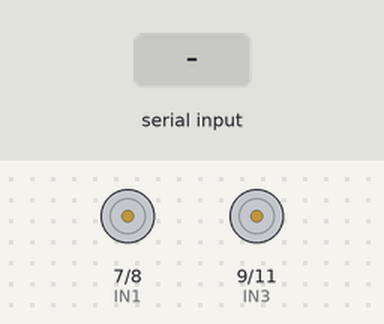
This sketch was run on a simulated Arduino Uno, built with avr-gcc and run on an emulated ATmega328P. Parts: motor-driver pin pairs drawn as motors (green arrow = first pin HIGH = forward, orange = second pin HIGH = backward, longer = more drive, scaled by the enable pin). The inputs (shaded band) are chosen by the test bench.

Above: at 3.2 s.
3.3 s: "90,45\n" received over Serial
At 3.7 s:
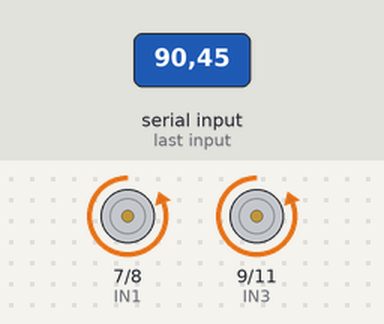
5.8 s: "30,150\n" received over Serial
At 6.6 s:
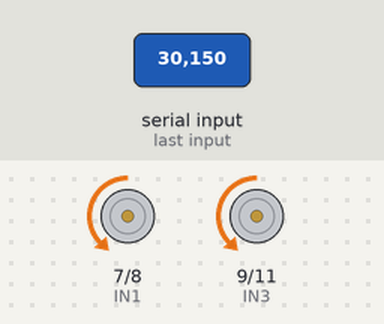
8.3 s: "200\n" received over Serial
At 8.7 s:
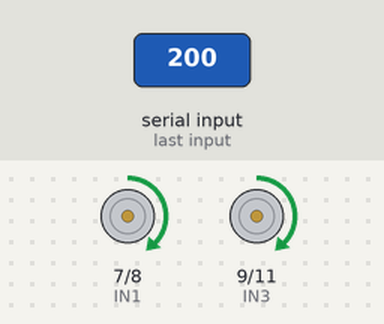
Timing chart, 0 to 11.3 s (numbered marks = the images above; inputs shaded):
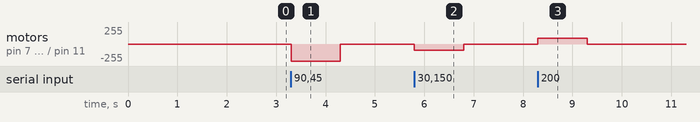

Measured:
- after the input at 3.3 s, motor on pin 7 (IN1) / pin 8 (IN2), motor on pin 9 (IN3) / pin 11 (IN4): stopped → backward 255/255 at once, → stopped 1.0 s later
- after the input at 5.8 s, motor on pin 7 (IN1) / pin 8 (IN2), motor on pin 9 (IN3) / pin 11 (IN4): stopped → backward 90/255 at once, → stopped 1.0 s later
- after the input at 8.3 s, motor on pin 7 (IN1) / pin 8 (IN2), motor on pin 9 (IN3) / pin 11 (IN4): stopped → forward 90/255 at once, → stopped 1.0 s later

The sketch:

ArduinoMain.ino
```cpp
//ArduinoMain - By: Zack Perry - Fri April 10, 2020

#include <AutoPID.h>

//define motor control pins
#define ENA 5
#define ENB 6
#define IN1 7
#define IN2 8
#define IN3 9
#define IN4 11

//create an AutoPID object
double input, setpoint=180, output;
double outputMin=-255, outputMax=255;
double Kp=3, Ki=0.005 , Kd=0;
AutoPID pid(&input,&setpoint,&output,outputMin,outputMax,Kp,Ki,Kd);

void setup() {
  // set motor control pinmode
  pinMode(IN1, OUTPUT);
  pinMode(IN2, OUTPUT);
  pinMode(IN3, OUTPUT);
  pinMode(IN4, OUTPUT);
  pinMode(ENA, OUTPUT);
  pinMode(ENB, OUTPUT);

  //establish serial connection to H7
  delay(2000);
  Serial.begin(57600);

  //set AutoPID options
  pid.setTimeStep(1);
  pid.setBangBang(100);
}

void loop() {
  if(Serial.available()>0){
    input = Serial.parseInt();
    pid.run();
    mGen(-output);
    if (pid.atSetPoint(15)){
      mStop();
    }
  }
  else{
    mStop();
  }
}

//move according to mspeed (-255 -> 255)
void mGen(double msp){
  int mspeed = msp;

  if(mspeed<0){
    /*if(mspeed>-110){
      mspeed = -110;
    }*/
    mLeft(-1*mspeed);
  } else{
    /*if(mspeed<110){
      mspeed = 110;
    }*/
    mRight(mspeed);
  }
}


//movement commands
void mRight(int pwm){
  analogWrite(ENA, pwm);
  analogWrite(ENB, pwm);
  digitalWrite(IN1, HIGH);
  digitalWrite(IN2, LOW);
  digitalWrite(IN3, HIGH);
  digitalWrite(IN4, LOW);
}
void mLeft(int pwm){
  analogWrite(ENA, pwm);
  analogWrite(ENB, pwm);
  digitalWrite(IN1, LOW);
  digitalWrite(IN2, HIGH);
  digitalWrite(IN3, LOW);
  digitalWrite(IN4, HIGH);
}
void mStop(){
  digitalWrite(ENA, LOW);
  digitalWrite(ENB, LOW);
}
```
